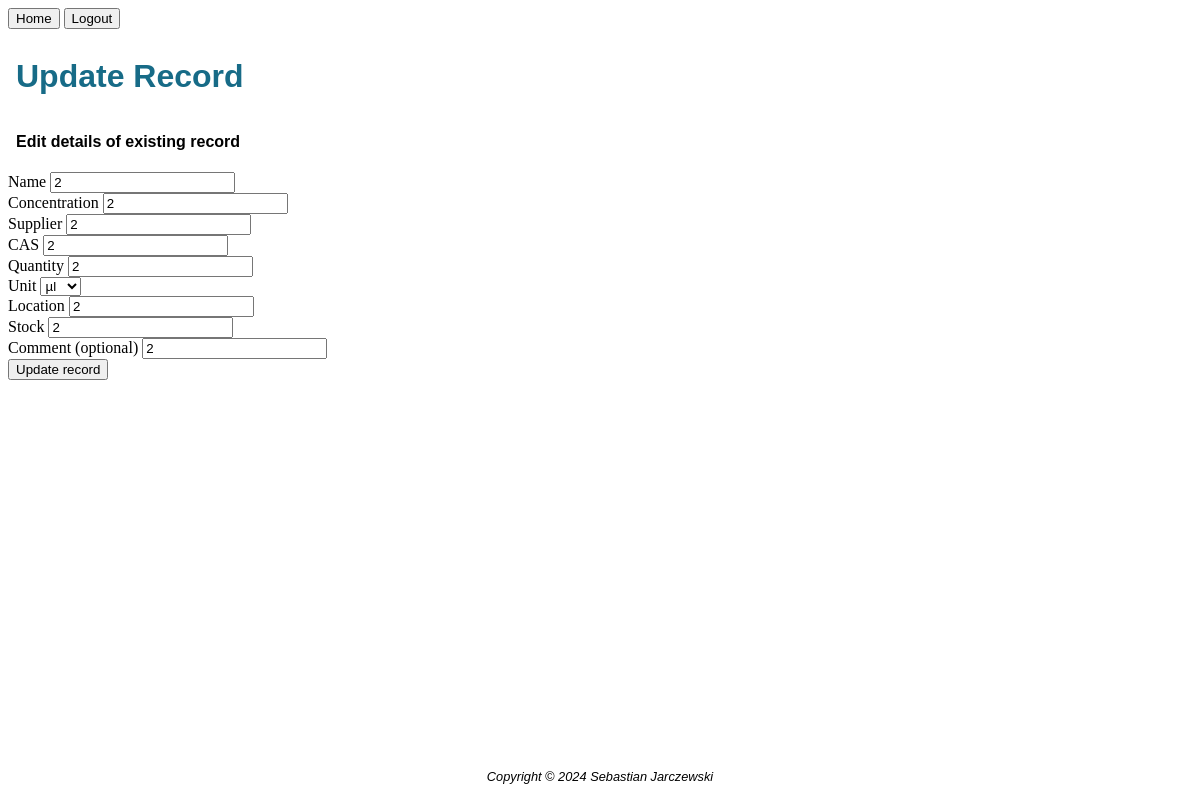
/edit/2 (signed in), run on the app's committed database.
### main.py (models this page shows)
class Reagent(db.Model):
    reagentid = db.Column(db.Integer, primary_key=True, autoincrement=True)
    name = db.Column(db.String(100), nullable=False)
    concentration = db.Column(db.String, nullable=False)
    supplier = db.Column(db.String(100), nullable=False)
    cas = db.Column(db.String(30), nullable=False)
    quantity = db.Column(db.String, nullable=False)
    unit = db.Column(db.String(10), nullable=False)
    location = db.Column(db.String(50), nullable=False)
    stock = db.Column(db.String(50), nullable=False)
    date = db.Column(db.String(50), nullable=False)
    comment = db.Column(db.String(500))

### main.py (the view, shortened to what this page needs)
@app.route("/edit/<int:reagentid>", methods=["GET", "POST"])
@login_required
def edit(reagentid):
    reagent = db.get_or_404(Reagent, reagentid)
    form = NewReagentForm(
        name = reagent.name,
        concentration = reagent.concentration,
        supplier = reagent.supplier,
        cas = reagent.cas,
        quantity = reagent.quantity,
        unit = reagent.unit,
        location = reagent.location,
        stock = reagent.stock,
        comment = reagent.comment,
    )
    return render_template("edit_record.html", form=form, logged_in=current_user.is_authenticated)

### main.py
class NewReagentForm(FlaskForm):
    name = StringField("Name", validators=[InputRequired()])
    concentration = StringField("Concentration", validators=[InputRequired()])
    supplier = StringField("Supplier", validators=[InputRequired()])
    cas = StringField("CAS", validators=[InputRequired()])
    quantity = StringField("Quantity", validators=[InputRequired()])
    unit = SelectField("Unit", validators=[InputRequired()], choices=[("µl"), ("ml"), ("L"), ("mg"), ("g"), ("kg")])
    location = StringField("Location", validators=[InputRequired()])
    stock = StringField("Stock", validators=[InputRequired()]) #TODO Create separate website to set Stock with unit list etc.
    comment = StringField("Comment (optional)")
    submit = SubmitField("Add to database")

### main.py (called while the page is built)
@login_manager.user_loader
def load_user(id):
    return db.get_or_404(User, id)

### templates/edit_record.html (shortened to what this page needs)
{% include "header.html" %}
        <div>
            <div>
                <h1 class="big-text">Update Record</h1>
                <h2 class="small-text">Edit details of existing record</h2>
            </div>
            <form method="POST">
                <div>
                    {{ form.name.label }}
                    {{ form.name }}
                </div>
                <div>
                    {{ form.concentration.label }}
                    {{ form.concentration }}
                </div>
                <div>
                    {{ form.supplier.label }}
                    {{ form.supplier }}
                </div>
                <div>
                    {{ form.cas.label }}
                    {{ form.cas }}
                </div>
                <div>
                    {{ form.quantity.label }}
                    {{ form.quantity }}
                </div>
                <div>
                    {{ form.unit.label }}
                    {{ form.unit }}
                </div>
                <div>
                    {{ form.location.label }}
                    {{ form.location }}
                </div>
                <div>
                    {{ form.stock.label }}
                    {{ form.stock }}
                </div>
                <div>
                    {{ form.comment.label }}
                    {{ form.comment }}
                </div>
                <div>
                    <input type="submit" value="Update record">
                </div>
            </form>
        </div>
{% include "footer.html" %}

### static/styles.css (style rules this page uses)
* { box-sizing: border-box; }
.big-text { padding: 0.5rem; font-family: Verdana, Arial, sans-serif; font-size: 2rem; color: #176B87; }
.small-text { padding: 0.5rem; font-family: Verdana, Arial, sans-serif; font-size: 1rem; }

### data on the page
Reagent: name "2", concentration "2", supplier "2", cas "2", quantity "2", unit "µl", location "2", stock "2", comment "2"
